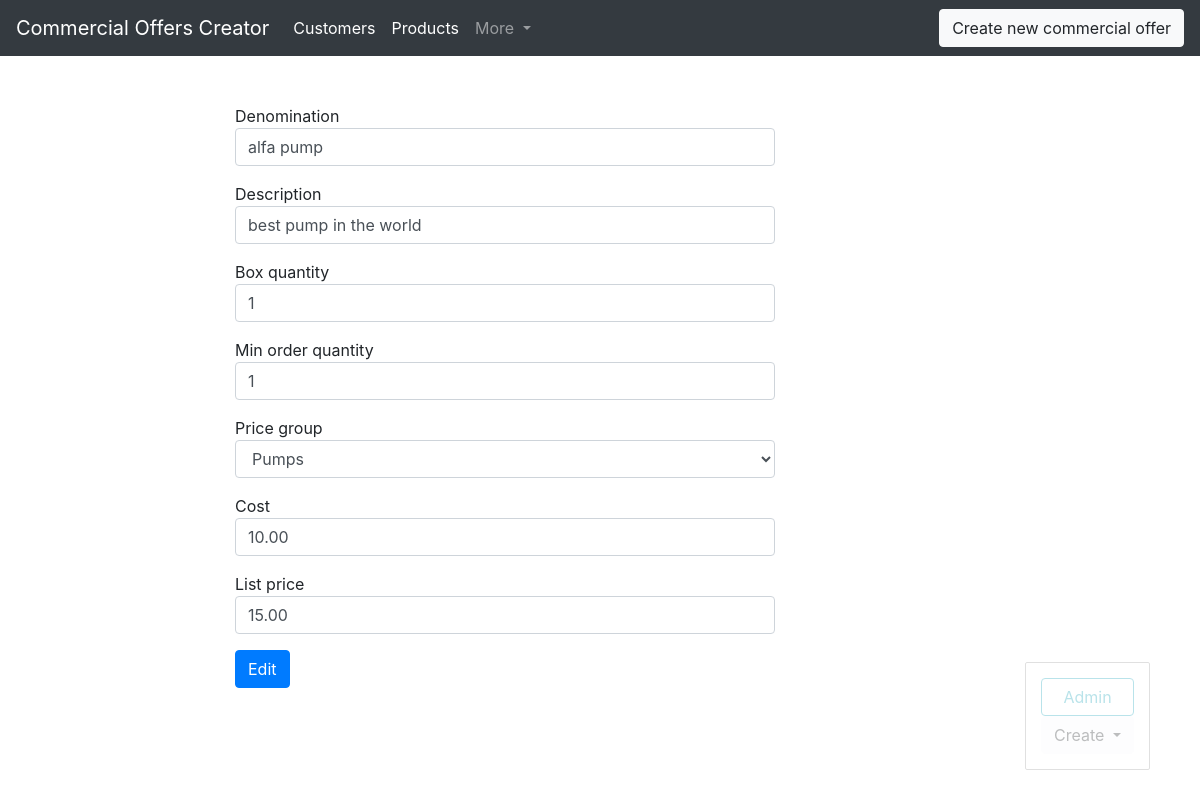
The app's page /COC/product/4/update (signed in) with its own data.
### COC/models.py (models this page shows, shortened)
class Product(models.Model):
    denomination = models.CharField(max_length=150, db_index=True)
    id = models.AutoField(primary_key=True) #id==articul
    description = models.TextField(blank=True)
    box_quantity = models.IntegerField()    #количество в упаковке
    min_order_quantity = models.IntegerField()  #минимаьлное количество товара для заказа
    price_group = models.ForeignKey(PriceGroup, on_delete = models.CASCADE, blank=True)
    cost = models.DecimalField(decimal_places=2, max_digits=10) #Себестоимость
    list_price = models.DecimalField(decimal_places=2, max_digits=10) #Прейскурантная цена
    def get_update_url(self):
        return reverse('product_update_url', kwargs={'id': self.id})

### COC/views.py (the view)
# urls.py: path('product/<str:id>/update', ProductUpdate.as_view(), name='product_update_url'),
class ProductUpdate(LoginRequiredMixin, ObjectUpdateMixin, View):
    model = Product
    model_form = ProductForm
    template = 'COC/product_update.html'
    raise_exeption = True

### COC/forms.py
class ProductForm(forms.ModelForm):
    class Meta:
        model = Product
        fields = ['denomination', 'description', 'box_quantity', 'min_order_quantity', 'price_group', 'cost', 'list_price']
        widgets = {
            'denomination': forms.TextInput(attrs={'class': 'form-control'}),
            'description': forms.TextInput(attrs={'class': 'form-control'}),
            'box_quantity': forms.NumberInput(attrs={'class': 'form-control'}),
            'min_order_quantity': forms.NumberInput(attrs={'class': 'form-control'}),
            'price_group': forms.Select(attrs={'class': 'form-control'}),
            'cost': forms.NumberInput(attrs={'class': 'form-control'}),
            'list_price': forms.NumberInput(attrs={'class': 'form-control'}),
        }

### COC/models.py (called while the page is built)
    def __str__(self):
        return self.denomination

### COC/utils.py (called while the page is built)
    def get(self, request, id):
        obj = self.model.objects.get(id=id)
        bound_form = self.model_form(instance=obj)
        return render(request, self.template, context={'form': bound_form, self.model.__name__.lower(): obj})

### COC/templates/COC/product_update.html (shortened to what this page needs)
{%  extends 'COC/base_COC.html' %}
{% block content %}
  <form action="{{ product.get_update_url }}" method="post">
    {% for field in form %}
      <div class="form-group">
        {{ field.label }}
        {{field}}
      </div>
    {% endfor %}
      <button type="submit" class='btn btn-primary'>Edit</button>
  </form>
{% endblock %}

### records on screen
Product: form "alfa pump" "best pump in the world" "1" "1" "Pumps" "10.00" "15.00"

### other values on screen
{{ field.label }} "Denomination" "Description" "Box quantity" "Min order quantity" "Price group" "Cost" "List price"
